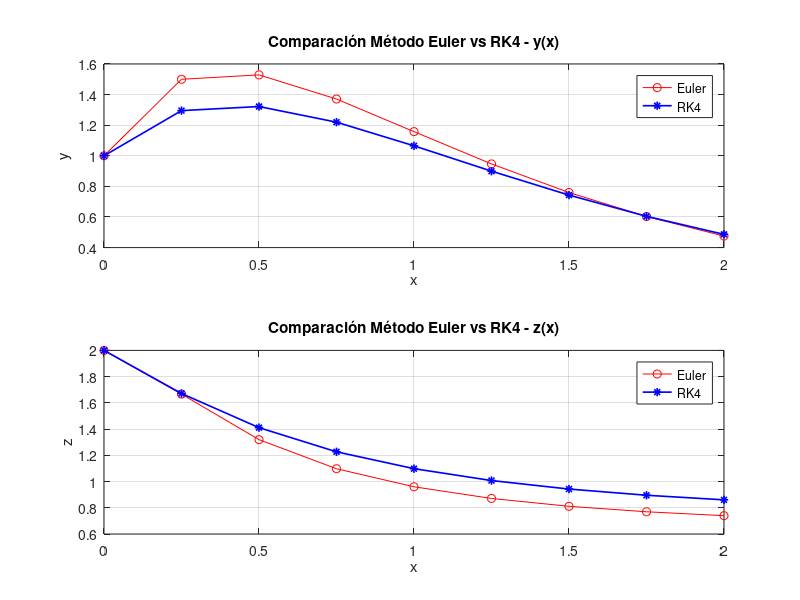

The MATLAB script that drew this image:
% =========================================================================
% Alumno: Jonathan Meixueiro
% Matrícula: 240694
% Asesor: Claudio Hiram Carmona Jurado
%
% Ejercicio 25.11 - Sistema de EDOs
% dy/dx = -2y + 4*exp(-x)
% dz/dx = -(y*z^2)/3
% =========================================================================

clear;
clc;
close all;

% ===== Datos iniciales =====
x0 = 0;           % valor inicial de x
y0 = 1;           % valor inicial de y
z0 = 2;           % valor inicial de z
h  = 0.25;        % tamaño de paso
xf = 2;           % valor final de x

% Número de pasos
N = round((xf - x0)/h);

% ===== Funciones del sistema =====
fy = @(x,y) -2*y + 4*exp(-x);
fz = @(x,y,z) -(y*z^2)/3;

% ===== Método de Euler =====
x_e = zeros(N+1,1); y_e = zeros(N+1,1); z_e = zeros(N+1,1);
x_e(1) = x0; y_e(1) = y0; z_e(1) = z0;

for i = 1:N
    x_e(i+1) = x_e(i) + h;
    y_e(i+1) = y_e(i) + h * fy(x_e(i), y_e(i));
    z_e(i+1) = z_e(i) + h * fz(x_e(i), y_e(i), z_e(i));
end

% ===== Método RK4 =====
x_r = zeros(N+1,1); y_r = zeros(N+1,1); z_r = zeros(N+1,1);
x_r(1) = x0; y_r(1) = y0; z_r(1) = z0;

for i = 1:N
    % k y
    k1y = fy(x_r(i), y_r(i));
    k1z = fz(x_r(i), y_r(i), z_r(i));

    k2y = fy(x_r(i)+h/2, y_r(i)+h/2*k1y);
    k2z = fz(x_r(i)+h/2, y_r(i)+h/2*k1y, z_r(i)+h/2*k1z);

    k3y = fy(x_r(i)+h/2, y_r(i)+h/2*k2y);
    k3z = fz(x_r(i)+h/2, y_r(i)+h/2*k2y, z_r(i)+h/2*k2z);

    k4y = fy(x_r(i)+h, y_r(i)+h*k3y);
    k4z = fz(x_r(i)+h, y_r(i)+h*k3y, z_r(i)+h*k3z);

    % actualización
    y_r(i+1) = y_r(i) + (h/6)*(k1y + 2*k2y + 2*k3y + k4y);
    z_r(i+1) = z_r(i) + (h/6)*(k1z + 2*k2z + 2*k3z + k4z);
    x_r(i+1) = x_r(i) + h;
end

% ===== Tabla de resultados =====
fprintf('Metodo Euler:\n');
fprintf('i\t x_i\t\t y_i\t\t z_i\n');
for i = 1:N+1
    fprintf('%d\t %.4f\t %.6f\t %.6f\n', i-1, x_e(i), y_e(i), z_e(i));
end

fprintf('\nMetodo RK4:\n');
fprintf('i\t x_i\t\t y_i\t\t z_i\n');
for i = 1:N+1
    fprintf('%d\t %.4f\t %.6f\t %.6f\n', i-1, x_r(i), y_r(i), z_r(i));
end

% ===== Gráfica =====
figure;
subplot(2,1,1)
plot(x_e, y_e, 'ro-', x_r, y_r, 'b*-','LineWidth',1.2);
xlabel('x'); ylabel('y');
title('Comparación Método Euler vs RK4 - y(x)');
legend('Euler','RK4','Location','Best');
grid on;

subplot(2,1,2)
plot(x_e, z_e, 'ro-', x_r, z_r, 'b*-','LineWidth',1.2);
xlabel('x'); ylabel('z');
title('Comparación Método Euler vs RK4 - z(x)');
legend('Euler','RK4','Location','Best');
grid on;
